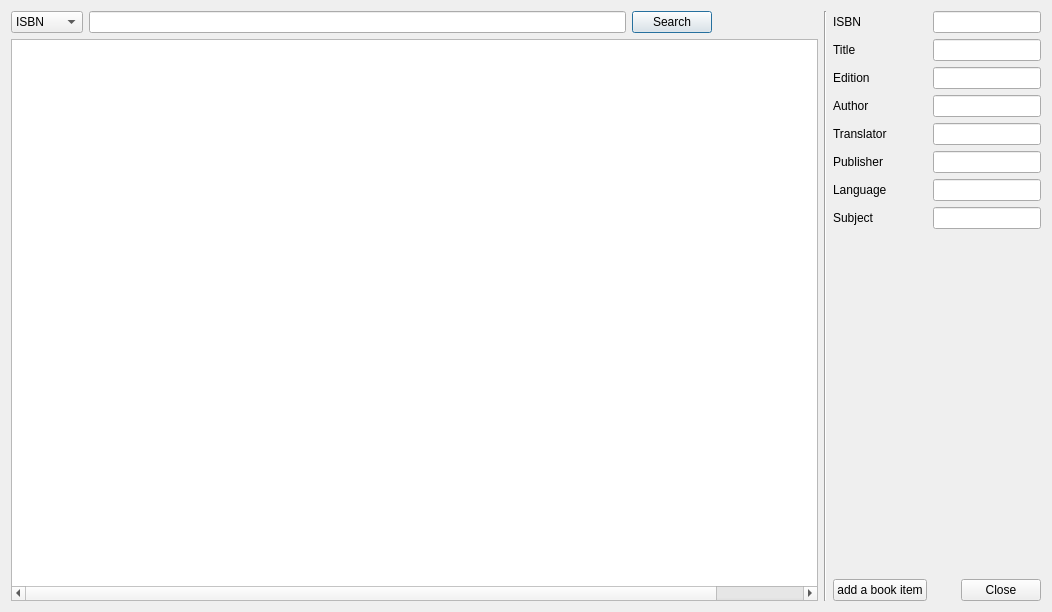
<?xml version="1.0" encoding="UTF-8"?>
<ui version="4.0">
 <class>LibSearchView</class>
 <widget class="QDialog" name="LibSearchView">
  <property name="geometry">
   <rect>
    <x>0</x>
    <y>0</y>
    <width>1052</width>
    <height>612</height>
   </rect>
  </property>
  <property name="windowTitle">
   <string>Search for a Book</string>
  </property>
  <property name="windowIcon">
   <iconset resource="img.qrc">
    <normaloff>:/src/src/0b85636ca6384399edbae4cc3d344937.png</normaloff>:/src/src/0b85636ca6384399edbae4cc3d344937.png</iconset>
  </property>
  <layout class="QHBoxLayout" name="horizontalLayout_2">
   <item>
    <layout class="QVBoxLayout" name="verticalLayout_2">
     <item>
      <layout class="QHBoxLayout" name="horizontalLayout">
       <item>
        <widget class="QComboBox" name="options_combo_box">
         <item>
          <property name="text">
           <string>ISBN</string>
          </property>
         </item>
         <item>
          <property name="text">
           <string>Title</string>
          </property>
         </item>
         <item>
          <property name="text">
           <string>Subject</string>
          </property>
         </item>
        </widget>
       </item>
       <item>
        <widget class="QLineEdit" name="search_line_edit">
         <property name="inputMask">
          <string/>
         </property>
        </widget>
       </item>
       <item>
        <widget class="QPushButton" name="search_button">
         <property name="text">
          <string>Search</string>
         </property>
         <property name="icon">
          <iconset resource="img.qrc">
           <normaloff>:/src/src/search.png</normaloff>:/src/src/search.png</iconset>
         </property>
        </widget>
       </item>
       <item>
        <widget class="QLabel" name="label">
         <property name="minimumSize">
          <size>
           <width>100</width>
           <height>0</height>
          </size>
         </property>
         <property name="text">
          <string/>
         </property>
        </widget>
       </item>
      </layout>
     </item>
     <item>
      <widget class="QTableWidget" name="result_table">
       <property name="frameShape">
        <enum>QFrame::StyledPanel</enum>
       </property>
       <property name="frameShadow">
        <enum>QFrame::Sunken</enum>
       </property>
       <property name="lineWidth">
        <number>0</number>
       </property>
       <property name="editTriggers">
        <set>QAbstractItemView::NoEditTriggers</set>
       </property>
       <property name="dragDropOverwriteMode">
        <bool>false</bool>
       </property>
       <property name="showGrid">
        <bool>false</bool>
       </property>
       <property name="gridStyle">
        <enum>Qt::SolidLine</enum>
       </property>
       <property name="wordWrap">
        <bool>true</bool>
       </property>
       <property name="cornerButtonEnabled">
        <bool>false</bool>
       </property>
       <property name="rowCount">
        <number>0</number>
       </property>
       <property name="columnCount">
        <number>9</number>
       </property>
       <attribute name="horizontalHeaderVisible">
        <bool>false</bool>
       </attribute>
       <attribute name="verticalHeaderVisible">
        <bool>false</bool>
       </attribute>
       <column>
        <property name="text">
         <string>ISBN</string>
        </property>
       </column>
       <column>
        <property name="text">
         <string>Title</string>
        </property>
       </column>
       <column>
        <property name="text">
         <string>Publication</string>
        </property>
       </column>
       <column>
        <property name="text">
         <string>Author</string>
        </property>
       </column>
       <column>
        <property name="text">
         <string>Translator</string>
        </property>
       </column>
       <column>
        <property name="text">
         <string>Edition</string>
        </property>
       </column>
       <column>
        <property name="text">
         <string>Subject</string>
        </property>
       </column>
       <column>
        <property name="text">
         <string>Language</string>
        </property>
       </column>
       <column/>
      </widget>
     </item>
    </layout>
   </item>
   <item>
    <widget class="Line" name="line">
     <property name="orientation">
      <enum>Qt::Vertical</enum>
     </property>
    </widget>
   </item>
   <item>
    <layout class="QGridLayout" name="gridLayout">
     <item row="4" column="1" colspan="2">
      <widget class="QLineEdit" name="translator_line_edit"/>
     </item>
     <item row="3" column="0">
      <widget class="QLabel" name="label_author">
       <property name="text">
        <string>Author</string>
       </property>
      </widget>
     </item>
     <item row="6" column="1" colspan="2">
      <widget class="QLineEdit" name="language_line_edit"/>
     </item>
     <item row="6" column="0">
      <widget class="QLabel" name="label_language">
       <property name="text">
        <string>Language</string>
       </property>
      </widget>
     </item>
     <item row="2" column="1" colspan="2">
      <widget class="QLineEdit" name="edition_line_edit"/>
     </item>
     <item row="1" column="0">
      <widget class="QLabel" name="label_title">
       <property name="text">
        <string>Title</string>
       </property>
      </widget>
     </item>
     <item row="9" column="2">
      <widget class="QPushButton" name="close_button">
       <property name="text">
        <string>Close</string>
       </property>
       <property name="icon">
        <iconset>
         <normaloff>src/cancel.png</normaloff>src/cancel.png</iconset>
       </property>
      </widget>
     </item>
     <item row="5" column="0">
      <widget class="QLabel" name="label_publisher">
       <property name="text">
        <string>Publisher</string>
       </property>
      </widget>
     </item>
     <item row="0" column="1" colspan="2">
      <widget class="QLineEdit" name="isbn_line_edit">
       <property name="readOnly">
        <bool>true</bool>
       </property>
      </widget>
     </item>
     <item row="3" column="1" colspan="2">
      <widget class="QLineEdit" name="author_line_edit"/>
     </item>
     <item row="1" column="1" colspan="2">
      <widget class="QLineEdit" name="title_line_edit"/>
     </item>
     <item row="7" column="0">
      <widget class="QLabel" name="label_subject">
       <property name="text">
        <string>Subject</string>
       </property>
      </widget>
     </item>
     <item row="4" column="0">
      <widget class="QLabel" name="label_translator">
       <property name="text">
        <string>Translator</string>
       </property>
      </widget>
     </item>
     <item row="7" column="1" colspan="2">
      <widget class="QLineEdit" name="subject_line_edit"/>
     </item>
     <item row="9" column="0">
      <widget class="QPushButton" name="create_item_button">
       <property name="text">
        <string>add a book item</string>
       </property>
       <property name="icon">
        <iconset>
         <normaloff>src/add.png</normaloff>src/add.png</iconset>
       </property>
      </widget>
     </item>
     <item row="2" column="0">
      <widget class="QLabel" name="label_edition">
       <property name="text">
        <string>Edition</string>
       </property>
      </widget>
     </item>
     <item row="5" column="1" colspan="2">
      <widget class="QLineEdit" name="publisher_line_edit"/>
     </item>
     <item row="0" column="0">
      <widget class="QLabel" name="label_isbn">
       <property name="text">
        <string>ISBN</string>
       </property>
      </widget>
     </item>
     <item row="8" column="2">
      <spacer name="verticalSpacer">
       <property name="orientation">
        <enum>Qt::Vertical</enum>
       </property>
       <property name="sizeHint" stdset="0">
        <size>
         <width>20</width>
         <height>40</height>
        </size>
       </property>
      </spacer>
     </item>
    </layout>
   </item>
  </layout>
 </widget>
 <tabstops>
  <tabstop>options_combo_box</tabstop>
  <tabstop>search_line_edit</tabstop>
  <tabstop>search_button</tabstop>
  <tabstop>isbn_line_edit</tabstop>
  <tabstop>title_line_edit</tabstop>
  <tabstop>edition_line_edit</tabstop>
  <tabstop>author_line_edit</tabstop>
  <tabstop>translator_line_edit</tabstop>
  <tabstop>publisher_line_edit</tabstop>
  <tabstop>language_line_edit</tabstop>
  <tabstop>subject_line_edit</tabstop>
  <tabstop>create_item_button</tabstop>
  <tabstop>close_button</tabstop>
  <tabstop>result_table</tabstop>
 </tabstops>
 <resources>
  <include location="img.qrc"/>
 </resources>
 <connections/>
</ui>
